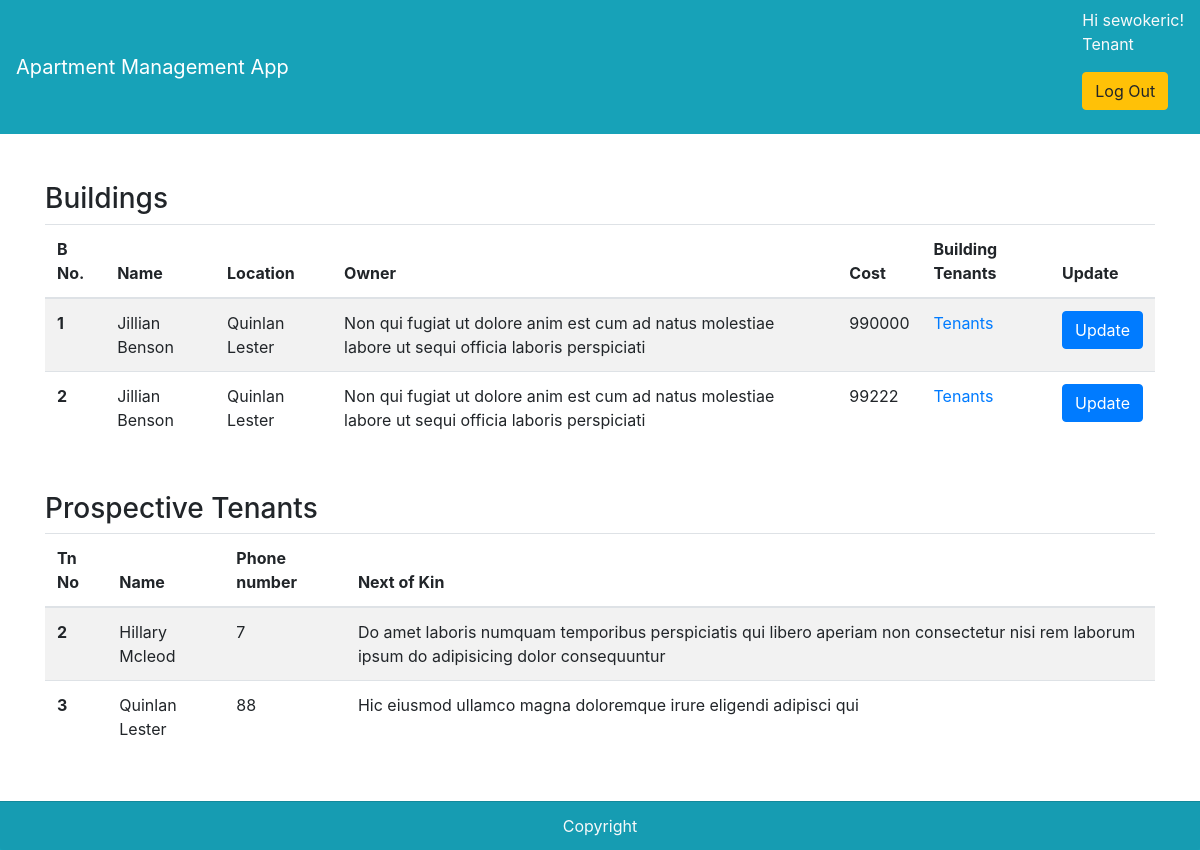
Page / (signed in) on the committed database.
### tenant/models.py (models this page shows, shortened)
class Building(models.Model):
    owner = models.ForeignKey(User, on_delete=models.CASCADE, related_name="buildingsowner")
    tenant = models.OneToOneField(User, on_delete=models.CASCADE, related_name="tenants", blank=True, null=True)
    name = models.CharField(max_length=100)
    location = models.CharField(max_length=100)
    units_count = models.IntegerField()

class Profile(models.Model):
    user = models.OneToOneField(User, on_delete=models.CASCADE)
    name = models.CharField(max_length=100)
    phone = models.IntegerField(blank=True, null=True)
    next_of_kin = models.CharField(max_length=200, blank=True, null=True)
    is_tenant = models.BooleanField(default=False)
    is_owner = models.BooleanField(default=False)

### tenant/views.py (the view)
# urls.py: path('', index, name='home'),
@login_required
def index(request):
    buildings = Building.objects.filter(owner=request.user)
    tenants = Profile.objects.filter(is_tenant=True)
    context = {
        "buildings" : buildings,
        "tenants" : tenants,
    }
    return render(request, 'index.html', context)

### tenant/templates/index.html (shortened to what this page needs)
{% extends 'base.html' %}
{% block content %}
<div class="main container">
    {% if buildings %}
    <h3>Buildings</h3>
    <table class="table table-striped">
        <thead>
            <tr>
                <th scope="col">B No.</th>
                <th scope="col">Name</th>
                <th scope="col">Location</th>
                <th scope="col">Owner</th>
                <th scope="col">Cost</th>
                <th scope="col">Building Tenants</th>
                <th scope="col">Update</th>
            </tr>
        </thead>
        <tbody>
            {% for building in buildings %}
            <tr>
                <th scope="row">{{building.id}}</th>
                <td>{{building.name}}</td>
                <td>{{building.owner.profile.name}}</td>
                <td>{{building.location}}</td>
                <td>{{building.units_count}}</td>
                <td><a href="{% url 'building_tenants' building.pk %}">Tenants</a></td>
                <td><a class="btn btn-primary" href="{% url 'edit_building' building.id %}">Update</a></td>
            </tr>
            {% endfor %}
        </tbody>
    </table>
    {% endif %}
    {% if tenants %}
    <h3 class="mt-5">Prospective Tenants</h3>
    <table class="table table-striped">
        <thead>
            <tr>
                <th scope="col">Tn No</th>
                <th scope="col">Name</th>
                <th scope="col">Phone number</th>
                <th scope="col">Next of Kin</th>
            </tr>
        </thead>
        <tbody>
            {% for tenant in tenants %}
            <tr>
                <th scope="row">{{tenant.id}}</th>
                <td>{{tenant.name}}</td>
                <td>{{tenant.phone}}</td>
                <td>{{tenant.next_of_kin}}</td>
            </tr>
            {% endfor %}
        </tbody>
    </table>
    {% endif %}
</div>
{% endblock %}

### tenant/templates/base.html (shortened to what this page needs)
<!DOCTYPE html>
<html lang="en">
<head>
    <link rel="stylesheet" href="https://cdn.jsdelivr.net/npm/bootstrap@4.6.0/dist/css/bootstrap.min.css"
>
</head>
<body>
    <nav class="navbar navbar-dark bg-info mb-5">
        <a class="navbar-brand" href="{% url 'home' %}">Apartment Management App</a>
        <div class="text-light"> {% if user.is_authenticated %}
            Hi {{ user.username }}!
            {% if user.profile.is_tenant %}
                <p>Tenant</p>
            {% else %}
                 <p>Owner</p>
            {% endif %}
            <p><a class="btn btn-warning" href="{% url 'logout' %}">Log Out</a></p>
            {% else %}
            <a class="btn btn-primary" href="{% url 'login' %}">Log In</a>
            <p class="mt-3">Sign up as</p>
            <a class="text-secondary font-weight-bold" href="{% url 'ownersignup' %}">Owner</a> /
            <a class="text-warning font-weight-bold" href="{% url 'tenantsignup' %}">Tenant</a>
            {% endif %}
        </div>
    </nav>
    {% block content %}
    {% endblock %}
    <footer class="footer bg-info text-center mt-5 text-light sticky-bottom">
        <div class="card-footer">
            Copyright
        </div>
    </footer>
</body>
</html>

### tenant/templates/base.html (style rules this page uses)
.main { min-height: 60vh; }

### rows in the picture
Building: id "1", name "Jillian Benson", owner.profile.name "Quinlan Lester", location "Non qui fugiat ut dolore anim est cum ad natus molestiae labore ut sequi officia laboris perspiciati", units_count "990000"
Building: id "2", name "Jillian Benson", owner.profile.name "Quinlan Lester", location "Non qui fugiat ut dolore anim est cum ad natus molestiae labore ut sequi officia laboris perspiciati", units_count "99222"
Profile: id "2", name "Hillary Mcleod", phone "7", next_of_kin "Do amet laboris numquam temporibus perspiciatis qui libero aperiam non consectetur nisi rem laborum ipsum do adipisicing dolor consequuntur"
Profile: id "3", name "Quinlan Lester", phone "88", next_of_kin "Hic eiusmod ullamco magna doloremque irure eligendi adipisci qui"

### other values in the picture
{{ user.username }} "sewokeric"
